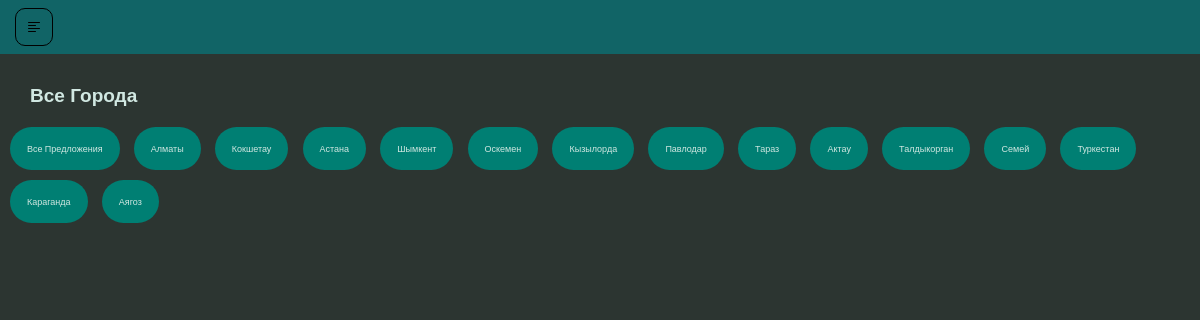
Page /categories/ (signed in) on the committed database.
### asian_app/models.py (models this page shows, shortened)
class Category(models.Model):
    name = models.CharField("Название категории", max_length=255)
    slug = models.SlugField(unique=True, editable=False, blank=True)
    class Meta:
        verbose_name = "Город"
        verbose_name_plural  = "Города"

### asian_app/views.py (the view)
# urls.py: path('categories/', views.categories_page, name='categories_page'),
def categories_page(request):
    categories = Category.objects.all()
    context = {
        'categories': categories
    }
    return render(request, "categories.html", context)

### asian_app/templates/categories.html (shortened to what this page needs)
{% extends 'base.html' %}
{% block content %}
{% if user.is_authenticated %}
<section class="categories">
    <div class="container">
        <h2 class="title">Все Города</h2>
        <div class="categories-list">
            <a href="{% url 'jobs_page' %}" class="category-item">Все Предложения</a>
            {% for category in categories %}
            <a href="{% url 'Joe_Baiden_page' slug=category.slug %}" class="category-item">{{ category.name }}</a>
        {% endfor %}
        </div>
    </div>
</section>
{% endif %}
{% endblock %}

### asian_app/static/css/style.css (style rules this page uses)
* { padding: 0; margin: 0; box-sizing: border-box; font-family: "Montserrat", sans-serif; }
:root { --light: #116466; --orange: #D1E8E2; --card: #007F73; --catch: #376E6F; --bord: #227B94; --dark: #2C3531; --niga: #000000; --pudge: #2E97A7; }
.container { margin-left: 0; margin-right: 0; }
.title { font-size: 19px; font-weight: 700; color: var(--orange); margin-right: 20px; margin-left: 30px; }
.categories, .jobs, .job-detail, .auth { padding: 30px 0; }
.categories-list, .jobs-list { margin: 20px 0; }
.category-item { font-size: 9px; display: inline-block; margin-right: 10px; margin-bottom: 10px; text-decoration: none; color: var(--orange); background-color: var(--card); border-radius: 24px; padding: 16px 17px; transition: 0.3s ease-in-out; }
.job-detail, .title { margin-bottom: 10px; }
.categories-list { margin-left: 10px; }

### rows in the picture
Category: name "Алматы"
Category: name "Кокшетау"
Category: name "Астана"
Category: name "Шымкент"
Category: name "Оскемен"
Category: name "Кызылорда"
Category: name "Павлодар"
Category: name "Тараз"
Category: name "Актау"
Category: name "Талдыкорган"
Category: name "Семей"
Category: name "Туркестан"
Category: name "Караганда"
Category: name "Аягоз"
